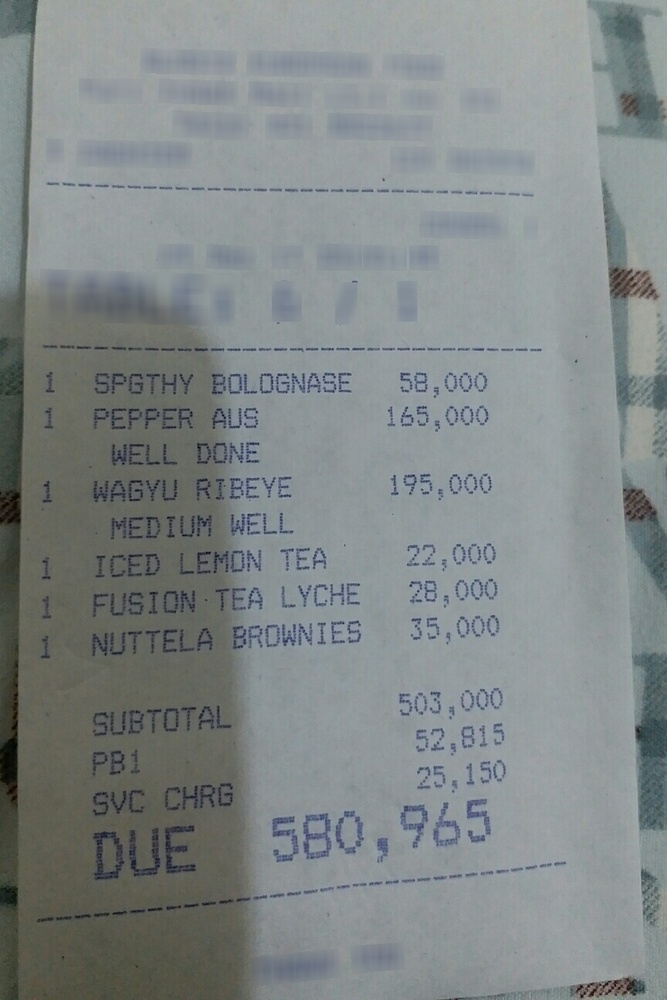
#> input picture data/month/images/r_002.jpg, 667 x 1000 px, shrunk from 864 x 1296 before the run
$ python normalize.py ../../../data/month/images/r_002.jpg out.png
#> lines starting #> are read from the running program, lines starting #| are printed output that depends on the picture; after the words box and inside, x2 and y2 are one past the last pixel; in counts of white or black regions, pixels touching at a corner belong together
from pathlib import Path

import cv2
import numpy as np


def load_image(image_path: str | Path) -> np.ndarray:
    """Load an image from disk as a BGR image."""
#> called with image_path = '../../../data/month/images/r_002.jpg'
    if Path(image_path).suffix.lower() == ".pdf":
        import pypdfium2 as pdfium

        document = pdfium.PdfDocument(str(image_path))
        try:
            if len(document) == 0:
                raise ValueError(f"PDF has no pages: {image_path}")
            page = document[0]
            try:
                rendered = page.render(scale=2).to_pil().convert("RGB")
                return cv2.cvtColor(np.asarray(rendered), cv2.COLOR_RGB2BGR)
            finally:
                page.close()
        finally:
            document.close()
    image = cv2.imread(str(image_path))
#> image is the input picture: shape (1000, 667, 3); mean B, G, R 136.1, 135.9, 129.2
    if image is None:
        raise ValueError(f"Could not read image: {image_path}")
    return image


def correct_perspective(image: np.ndarray) -> np.ndarray:
    """
    Attempt perspective correction when a clear four-corner receipt
    contour can be detected. Otherwise, return the original image.
    """
    gray = cv2.cvtColor(image, cv2.COLOR_BGR2GRAY)
    blurred = cv2.GaussianBlur(gray, (5, 5), 0)
    edges = cv2.Canny(blurred, 50, 150)
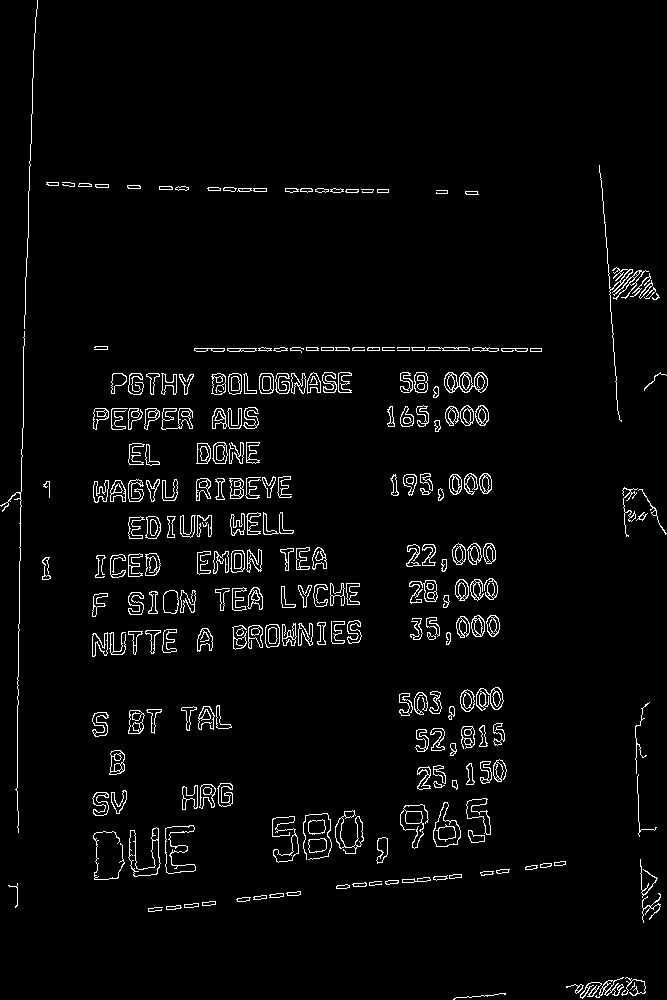
#> edges: shape (1000, 667); 3.3% white in thin lines or dots

    contours, _ = cv2.findContours(
        edges, cv2.RETR_LIST, cv2.CHAIN_APPROX_SIMPLE
    )
#> contours = 651 contours, 110 with area under 20; largest, box (x1, y1, x2, y2) and area: (433, 802, 461, 847) 687, (433, 802, 461, 847) 664, (165, 825, 196, 874) 630, (444, 372, 488, 393) 618, (128, 827, 161, 877) 611
    contours = sorted(contours, key=cv2.contourArea, reverse=True)

    height, width = image.shape[:2]
    for contour in contours[:10]:
        perimeter = cv2.arcLength(contour, True)
        approx = cv2.approxPolyDP(contour, 0.02 * perimeter, True)

        if len(approx) != 4 or cv2.contourArea(approx) < 0.15 * height * width:
            continue

        points = approx.reshape(4, 2).astype(np.float32)

        # Order corners: top-left, top-right, bottom-right, bottom-left.
        sums = points.sum(axis=1)
        differences = np.diff(points, axis=1).ravel()
        ordered = np.array(
            [
                points[np.argmin(sums)],
                points[np.argmin(differences)],
                points[np.argmax(sums)],
                points[np.argmax(differences)],
            ],
            dtype=np.float32,
        )

        tl, tr, br, bl = ordered
        out_width = int(max(np.linalg.norm(br - bl), np.linalg.norm(tr - tl)))
        out_height = int(max(np.linalg.norm(tr - br), np.linalg.norm(tl - bl)))

        if out_width < 100 or out_height < 100:
            continue

        destination = np.array(
            [
                [0, 0],
                [out_width - 1, 0],
                [out_width - 1, out_height - 1],
                [0, out_height - 1],
            ],
            dtype=np.float32,
        )

        matrix = cv2.getPerspectiveTransform(ordered, destination)
        return cv2.warpPerspective(image, matrix, (out_width, out_height))
#> this loop made 10 passes
#> perimeter on passes 1 to 8: 136.1, 140.8, 233.2, 173.4, 234.2, 253.9, 237.3, 257.8

    return image


def deskew(image: np.ndarray) -> np.ndarray:
    """Correct small rotations using foreground pixels."""
    gray = cv2.cvtColor(image, cv2.COLOR_BGR2GRAY)
    threshold = cv2.threshold(
        gray, 0, 255, cv2.THRESH_BINARY_INV + cv2.THRESH_OTSU
    )[1]
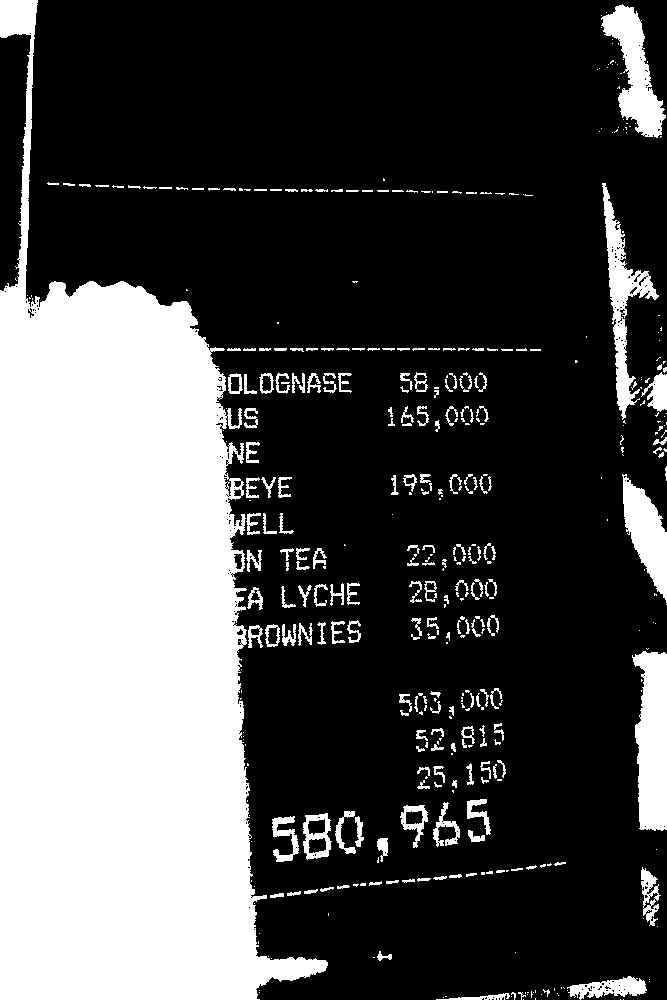
#> threshold: shape (1000, 667); 30.7% white; 438 white regions (228 under 20 px), largest, box (x1, y1, x2, y2) and area: (0, 0, 328, 1000) 172756, (632, 651, 667, 831) 4958, (601, 4, 666, 138) 3746

    coordinates = cv2.findNonZero(threshold)
#> coordinates = contour of 204920 points, box (x1, y1, x2, y2) (0, 0, 667, 1000), area 16458
    if coordinates is None or len(coordinates) < 20:
        return image

    angle = cv2.minAreaRect(coordinates)[-1]
#> angle = -90
    if angle < -45:
        angle = 90 + angle
#> angle = 0
    elif angle > 45:
        angle = angle - 90

    # Avoid aggressive rotation when background objects distort the estimate.
    if abs(angle) > 15:
        return image

    height, width = image.shape[:2]
    center = (width // 2, height // 2)
    matrix = cv2.getRotationMatrix2D(center, angle, 1.0)
#> matrix = [[1, 0, 0], [0, 1, 0]]

    return cv2.warpAffine(
        image,
        matrix,
        (width, height),
        flags=cv2.INTER_CUBIC,
        borderMode=cv2.BORDER_CONSTANT,
        borderValue=(255, 255, 255),
    )


def enhance_contrast(image: np.ndarray) -> np.ndarray:
    """Apply CLAHE to the luminance channel while preserving color."""
    lab = cv2.cvtColor(image, cv2.COLOR_BGR2LAB)
#> lab: shape (1000, 667, 3); mean of channels 0, 1, 2 142.7, 125.7, 127.1
    lightness, a, b = cv2.split(lab)
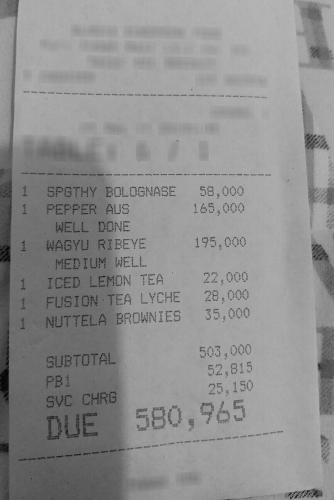
#> lightness: shape (1000, 667) (shown at 1/2 size); min 1, max 184, mean 142.7
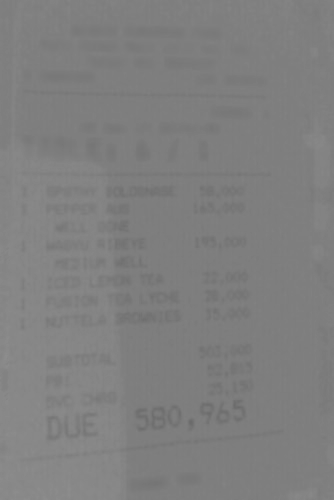
#> b: shape (1000, 667) (shown at 1/2 size); min 106, max 141, mean 127.1

    clahe = cv2.createCLAHE(clipLimit=2.0, tileGridSize=(8, 8))
    enhanced_lightness = clahe.apply(lightness)
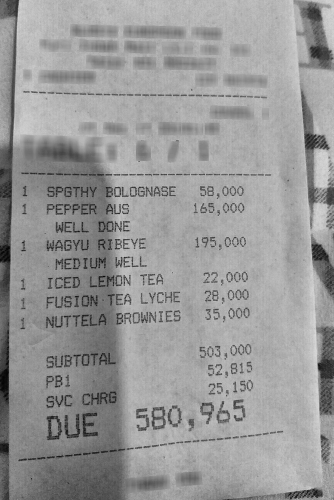
#> enhanced_lightness: shape (1000, 667) (shown at 1/2 size); min 1, max 218, mean 152

    return cv2.cvtColor(
        cv2.merge((enhanced_lightness, a, b)),
        cv2.COLOR_LAB2BGR,
    )
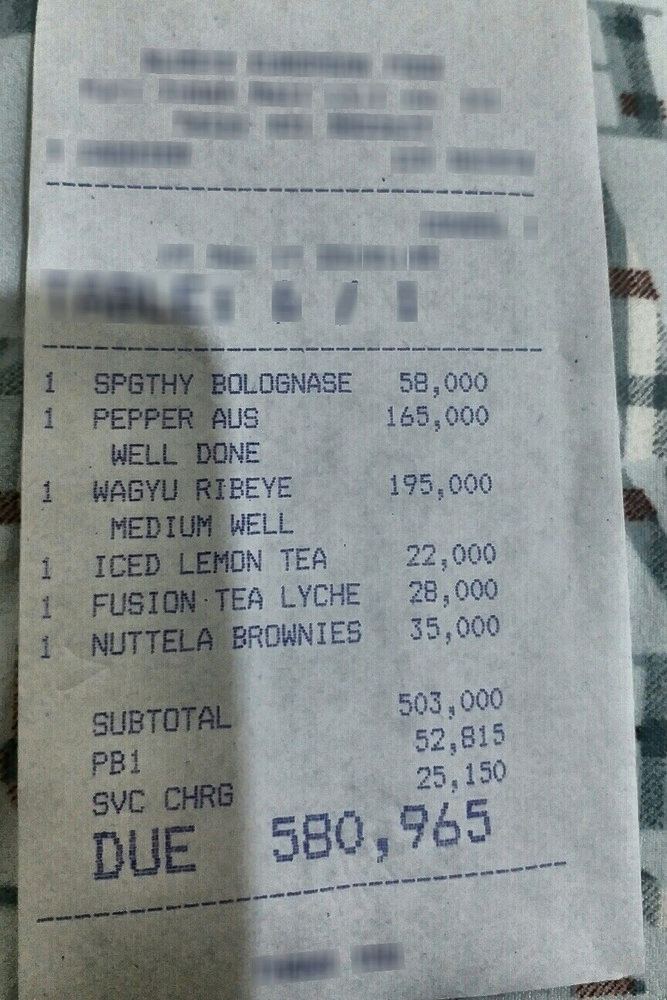
#> returned value: shape (1000, 667, 3); mean B, G, R 145.8, 145.7, 139.1


def denoise(image: np.ndarray) -> np.ndarray:
    """Reduce mild camera noise while retaining text edges."""
    return cv2.fastNlMeansDenoisingColored(
        image,
        None,
        h=5,
        hColor=5,
        templateWindowSize=7,
        searchWindowSize=21,
    )


def normalize_receipt(image_path: str | Path) -> np.ndarray:
    """Run the initial receipt normalization pipeline."""
    image = load_image(image_path)
    image = correct_perspective(image)
    image = deskew(image)
    image = enhance_contrast(image)
    image = denoise(image)
    return image


def save_normalized(
    input_path: str | Path,
    output_path: str | Path,
) -> Path:
    """Normalize an image and save the result."""
    output = Path(output_path)
    output.parent.mkdir(parents=True, exist_ok=True)

    image = normalize_receipt(input_path)
    if not cv2.imwrite(str(output), image):
        raise OSError(f"Could not save normalized image: {output}")

    return output


if __name__ == "__main__":
    import argparse

    parser = argparse.ArgumentParser(description="Normalize a receipt image.")
    parser.add_argument("input", help="Path to input receipt image")
    parser.add_argument("output", help="Path for normalized output image")
    args = parser.parse_args()

    result = save_normalized(args.input, args.output)
    print(f"Normalized receipt saved to: {result.resolve()}")

$ run again, on data/month/images/r_006.jpg
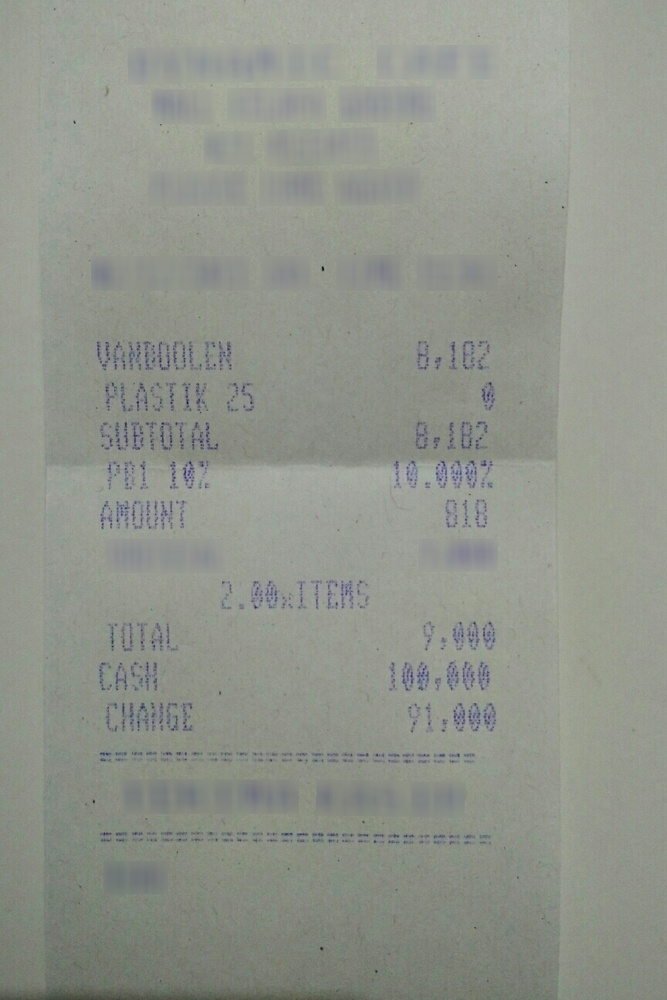
#> input picture data/month/images/r_006.jpg, 667 x 1000 px, shrunk from 864 x 1296 before the run
#> in load_image, image is the input picture: shape (1000, 667, 3); mean B, G, R 140, 148.8, 145.1
#> in correct_perspective, `edges = cv2.Canny(blurred, 50, 150)`:
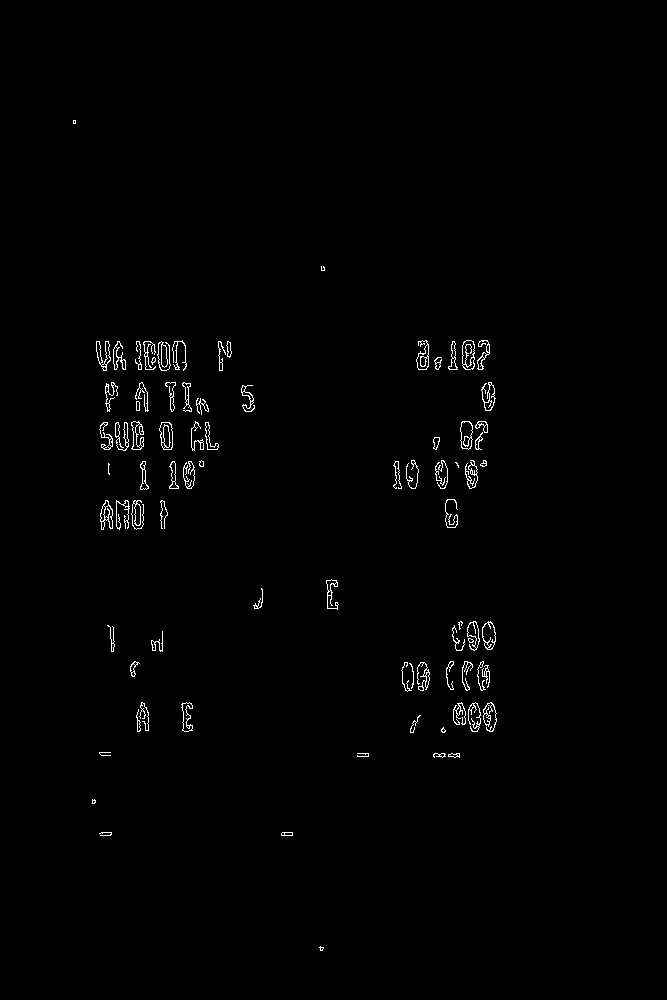
#> edges: shape (1000, 667); 0.93% white in thin lines or dots, all inside (x1, y1, x2, y2) = (73, 120, 497, 951)
#> contours = 203 contours, 95 with area under 20; largest, box (x1, y1, x2, y2) and area: (462, 340, 475, 370) 316, (159, 422, 173, 450) 295, (482, 621, 496, 650) 282, (460, 421, 473, 450) 280, (482, 622, 496, 650) 238
#> the loop in correct_perspective, `for contour in contours[:10]:` made 10 passes
#> perimeter on passes 1 to 8: 81.94, 75.8, 73.36, 76.87, 112.5, 149.5, 107.7, 93.94
#> threshold: shape (1000, 667); 32% white; 2178 white regions (2033 under 20 px), largest, box (x1, y1, x2, y2) and area: (0, 616, 667, 1000) 147024, (45, 304, 557, 489) 41430, (469, 277, 542, 345) 1555
#> coordinates = contour of 213508 points, box (x1, y1, x2, y2) (0, 0, 667, 1000), area 165954
#> in deskew, `angle = cv2.minAreaRect(coordinates)[-1]`: angle = -90
#> in deskew, `angle = 90 + angle`: angle = 0
#> matrix = [[1, 0, 0], [0, 1, 0]]
#> lab: shape (1000, 667, 3); mean of channels 0, 1, 2 155.8, 125, 132.1
#> in enhance_contrast, `return cv2.cvtColor( cv2.merge((enhanced_lightness, a, b)), cv2.COLOR_..`:
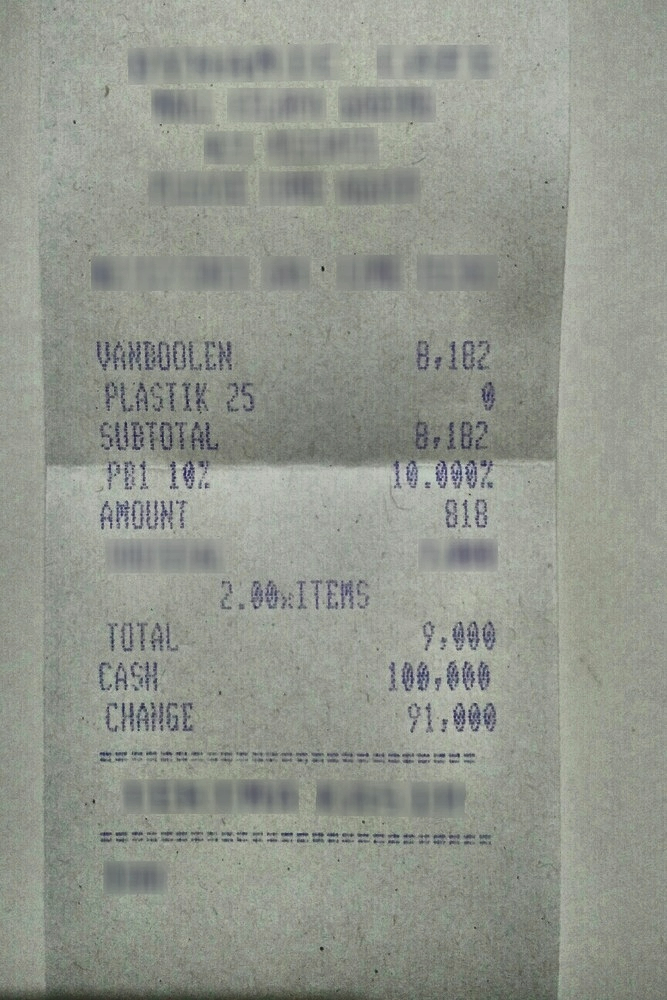
#> returned value: shape (1000, 667, 3); mean B, G, R 141.4, 150.1, 146.3

$ run again, on data/month/images/r_012.jpg
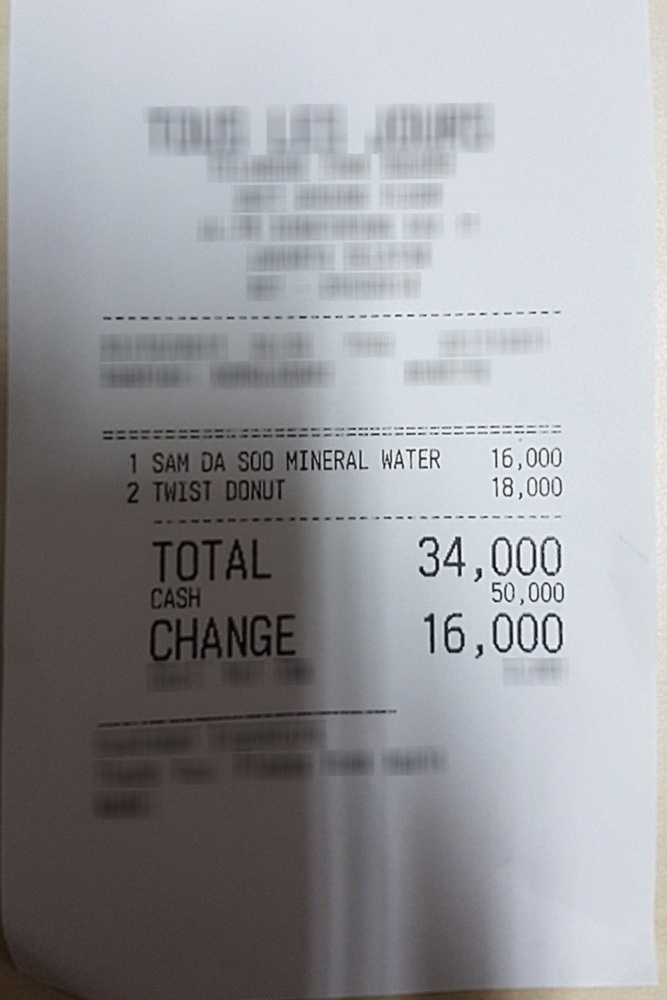
#> input picture data/month/images/r_012.jpg, 667 x 1000 px, shrunk from 864 x 1296 before the run
#> in load_image, image is the input picture: shape (1000, 667, 3); mean B, G, R 157.5, 153.7, 152.9
#> in correct_perspective, `edges = cv2.Canny(blurred, 50, 150)`:
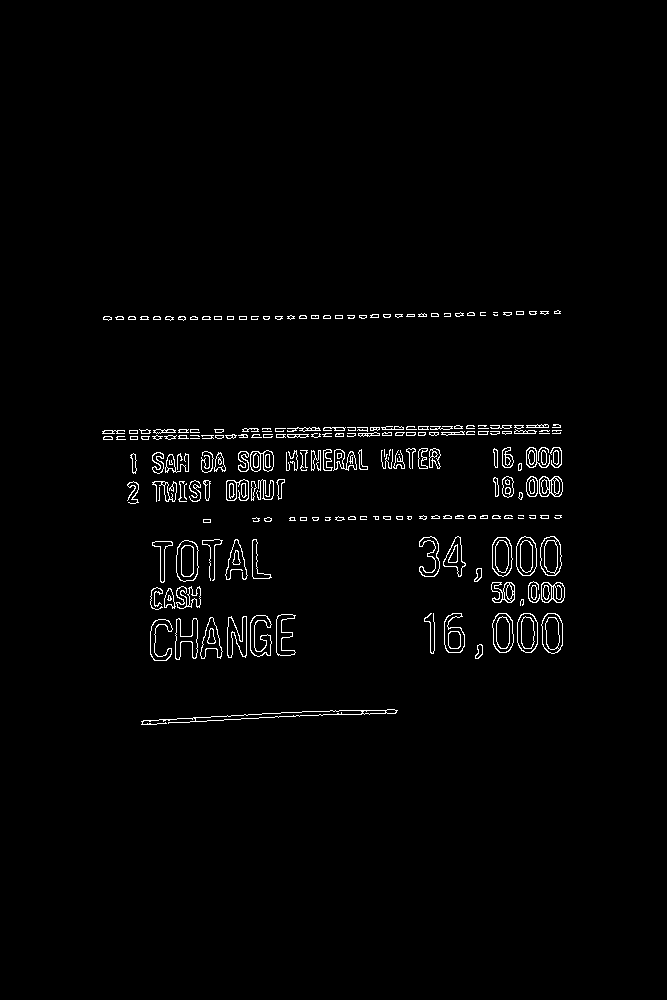
#> edges: shape (1000, 667); 1.7% white in thin lines or dots, all inside (x1, y1, x2, y2) = (102, 310, 565, 725)
#> contours = 452 contours, 216 with area under 20; largest, box (x1, y1, x2, y2) and area: (176, 540, 199, 582) 767, (141, 709, 398, 725) 754, (176, 540, 199, 582) 752, (541, 613, 563, 654) 707, (540, 536, 562, 576) 686
#> the loop in correct_perspective, `for contour in contours[:10]:` made 10 passes
#> perimeter on passes 1, 3, 4, 5, 6, 7, 8, 9: 112.8, 111, 106.8, 107, 104.5, 104.8, 103.4, 102.2
#> threshold: shape (1000, 667); 40.3% white; 252 white regions (187 under 20 px), largest, box (x1, y1, x2, y2) and area: (0, 190, 534, 1000) 261804, (444, 613, 465, 653) 375, (493, 613, 513, 653) 328
#> coordinates = contour of 268783 points, box (x1, y1, x2, y2) (0, 120, 564, 1000), area 144718
#> in deskew, `angle = cv2.minAreaRect(coordinates)[-1]`: angle = -90
#> in deskew, `angle = 90 + angle`: angle = 0
#> matrix = [[1, 0, 0], [0, 1, 0]]
#> lab: shape (1000, 667, 3); mean of channels 0, 1, 2 159.5, 128.6, 126
#> in enhance_contrast, `enhanced_lightness = clahe.apply(lightness)`:
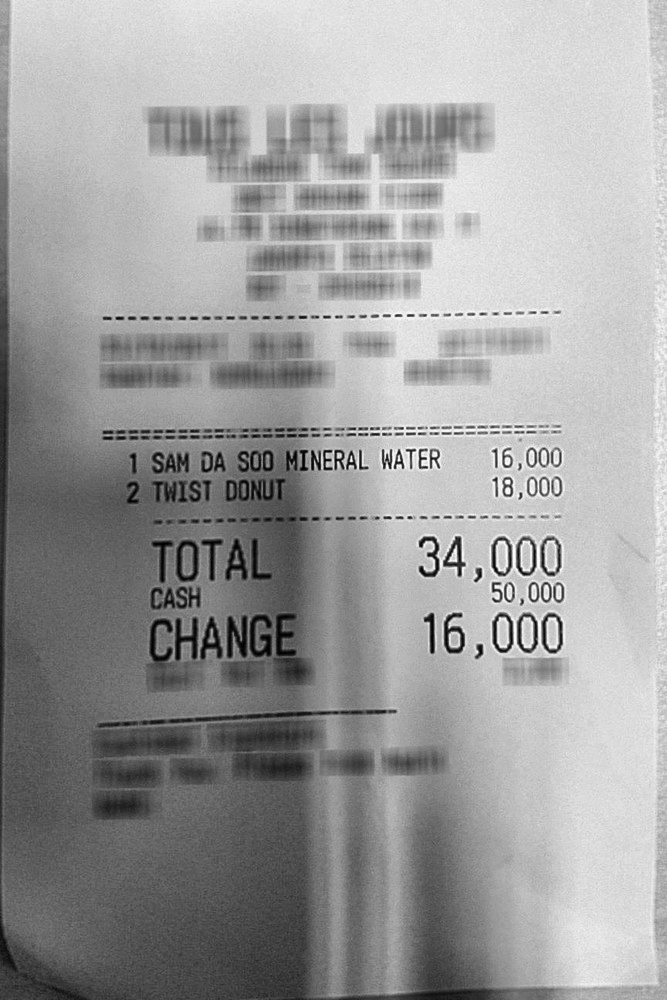
#> enhanced_lightness: shape (1000, 667); min 0, max 255, mean 157.7
